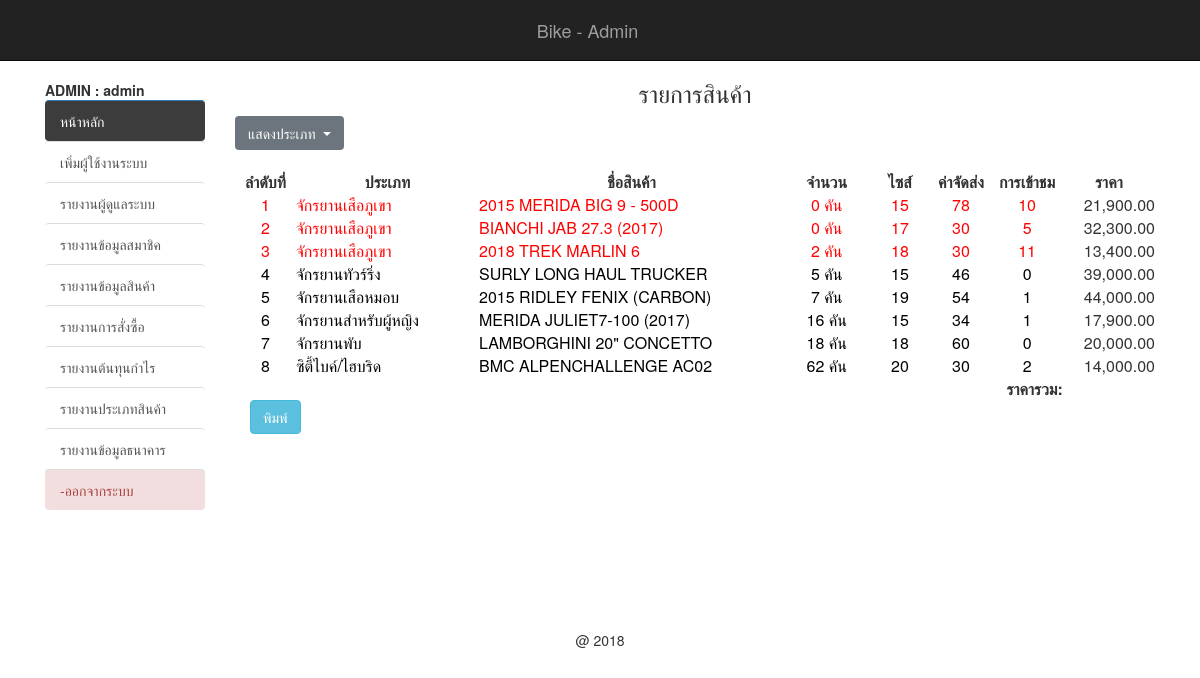
/backend/report_all_prd.php?all=all (signed in), run on an earlier commit of the app's database.
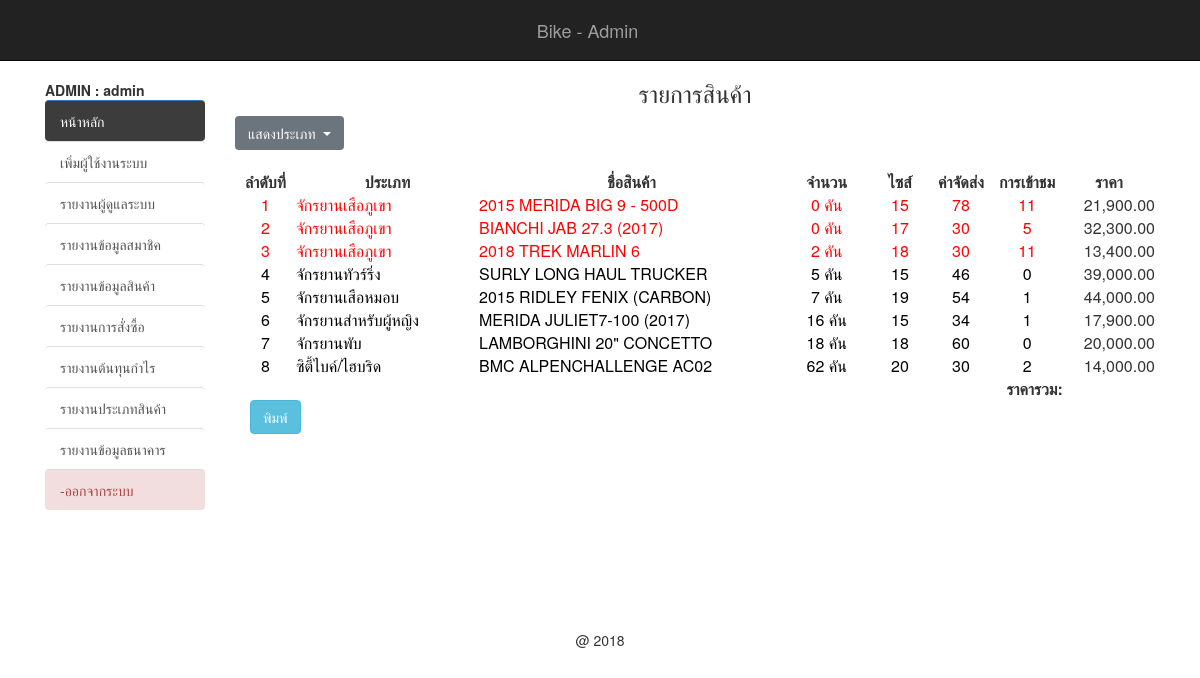
And on a later commit of the database.
### tables this page shows
CREATE TABLE `tbl_product` (
  `p_id` int(11) NOT NULL,
  `t_id` int(11) NOT NULL,
  `p_name` varchar(200) NOT NULL,
  `p_size` varchar(11) NOT NULL,
  `p_detial` text NOT NULL,
  `p_price_a` float(10,2) NOT NULL,
  `p_price` float(10,2) NOT NULL,
  `p_unit` varchar(20) NOT NULL,
  `p_img1` varchar(200) NOT NULL,
  `p_img2` varchar(100) DEFAULT NULL,
  `p_view` int(11) NOT NULL,
  `p_qty` int(11) DEFAULT NULL,
  `p_ems` int(50) NOT NULL,
  `date_save` timestamp NOT NULL DEFAULT CURRENT_TIMESTAMP
);

CREATE TABLE `tbl_type` (
  `t_id` int(11) NOT NULL,
  `t_name` varchar(100) NOT NULL
);

### backend/mm.php (called while the page is built, shortened)
<?php require_once('../Connections/condb.php'); ?>
<?php
$colname_mm = "-1";
if (isset($_SESSION['MM_admin'])) {
  $colname_mm = $_SESSION['MM_admin'];
}
$query_mm = sprintf("SELECT * FROM tbl_admin WHERE admin_user = %s", GetSQLValueString($colname_mm, "text"));
$mm = mysql_query($query_mm, $condb) or die(mysql_error());
$row_mm = mysql_fetch_assoc($mm);
?>

### backend/report_all_prd.php (the view, shortened to what this page needs)
<link rel="stylesheet" href="https://maxcdn.bootstrapcdn.com/bootstrap/4.0.0/css/bootstrap.min.css">
<?php require_once('../Connections/condb.php'); ?>
<?php
if (!function_exists("GetSQLValueString")) {
  function GetSQLValueString($theValue, $theType, $theDefinedValue = "", $theNotDefinedValue = "")
  {
    $theValue = function_exists("mysql_real_escape_string") ? mysql_real_escape_string($theValue) : mysql_escape_string($theValue);
    switch ($theType) {
      case "text":
      $theValue = ($theValue != "") ? "'" . $theValue . "'" : "NULL";
      break;
    }
    return $theValue;
  }
}
$t_id = $_GET['t_id'];
if ($_GET['all'] == 'all') {
  $query_prd = sprintf("
    SELECT * FROM tbl_product as p, tbl_type as t
    WHERE p.t_id = t.t_id and t.t_id = p.t_id order by p.p_qty asc");
}elseif ( $_GET['t_id'] <> '') {
  $query_prd = sprintf("
    SELECT * FROM tbl_product as p, tbl_type as t
    WHERE p.t_id = t.t_id and p.t_id = '$t_id' order by p.p_qty asc");
}
$prd = mysql_query($query_prd, $condb) or die(mysql_error());
$row_prd = mysql_fetch_assoc($prd);
$totalRows_prd = mysql_num_rows($prd);
?>
<!DOCTYPE html>
<html lang="en">
<head>
  <?php include('h.php');?>
  <?php include('datatable.php');?>
</head>
<body>
  <div class="container">
    <div class="row">
     <?php include('banner.php');?>
   </div>
   <div class="row">
     <div class="col-md-2">
      <br>
      <?php include('menu.php');?>
    </div>
    <div class="col-md-10">
    <h3 align="center"> รายการสินค้า  </h3>
    <div class="dropdown" id="hp">
      <button class="btn btn-secondary dropdown-toggle" type="button" id="dropdownMenuButton" data-toggle="dropdown" aria-haspopup="true" aria-expanded="false">
        แสดงประเภท
      </button>
    </div>
    <br>
    <table width="100%" border="0" cellspacing="0" class="display" id="example3">
      <thead>
        <tr>
          <th width="5%">ลำดับที่</th>
          <th width="15%">ประเภท</th>
          <th width="25%">ชื่อสินค้า</th>
          <th width="7%">จำนวน</th>
          <th width="5%">ไซส์</th>
          <th width="5%">ค่าจัดส่ง</th>
          <th width="5%">การเข้าชม</th>
          <th width="7%">ราคา</th>
        </tr>
      </thead>
      <tbody>
        <?php if($totalRows_prd>0){?>
          <?php
          $i = 1;
          do { ?>
            <?php
            $c = 'black';
            if ($row_prd['p_qty'] < 4):
             $c = 'red';
           endif ?>
           <tr>
            <td align="center" valign="top">
              <font color="<?php echo $c; ?>"><?php echo $i; ?></font></td>
              <td valign="top">
                <font color="<?php echo $c; ?>"><?php echo $row_prd['t_name']; ?></font></td>
                <td valign="top">
                  <font color="<?php echo $c; ?>"><?php echo $row_prd['p_name']; ?></font>
                </td>
                <td align="center" valign="top">
                  <font color="<?php echo $c; ?>">
                   <?php echo $row_prd['p_qty']; ?></font>
                   <font color="<?php echo $c; ?>">
                     <?php echo $row_prd['p_unit'];?></font>
                   </td>
                   <td align="center" valign="top">
                    <font color="<?php echo $c; ?>">
                      <?php echo $row_prd['p_size'];?></font>
                    </td>
                    <td align="center" valign="top">
                      <font color="<?php echo $c; ?>">
                        <?php echo $row_prd['p_ems'];?></font>
                      </td>
                      <td align="center" valign="top">
                        <font color="<?php echo $c; ?>">
                          <?php echo $row_prd['p_view'];?></font>
                        </td>
                        <td align="right" valign="top">
                            <?php echo number_format($row_prd['p_price'],2); ?></td>
                          </tr>
                          <?php
                          $i += 1;
                        } while ($row_prd = mysql_fetch_assoc($prd)); ?>
                      <?php } ?>
                    </tbody>
                    <tfoot>
                      <tr>
                        <th></th>
                        <th></th>
                        <th></th>
                        <th></th>
                        <th></th>
                        <th></th>
                        <th style="text-align:right">ราคารวม:</th>
                        <th></th>
                      </tr>
                    </tfoot>
                  </table>
                  <div class="col-md-2">
                    <input type="button" name="search" id="hp" value="พิมพ์" onclick="print()" class="btn btn-info" />
                  </div>
                </div>
              </div>
            </div>
          </body>
          </html>
          <?php include('f.php');?>

### backend/h.php (shortened to what this page needs)
<link href="../css/bootstrap.min.css" rel="stylesheet">
<link href="../css/style.css" rel="stylesheet">

### backend/datatable.php (shortened to what this page needs)
<link rel="stylesheet" type="text/css" href="https://cdn.datatables.net/1.10.19/css/jquery.dataTables.min.css">
<link rel="stylesheet" type="text/css" href="https://cdn.datatables.net/buttons/1.5.2/css/buttons.dataTables.min.css">
<link rel="stylesheet" href="https://cdnjs.cloudflare.com/ajax/libs/bootstrap-datepicker/1.6.4/css/bootstrap-datepicker.css" />

### backend/banner.php
<nav class="navbar navbar-inverse navbar-fixed-top">
  <div class="container">
    <a class="navbar-brand" href="index.php">Bike - Admin</a>
  </div>
</nav>
<br>
<br>
<br>

### backend/menu.php (shortened to what this page needs)
<?php include('mm.php');?>
<b id="hp">  ADMIN : <?php echo $row_mm['admin_name'];?></b>
<br />
<ul class="list-group list-group-flush" id="hp">
	<il><a href="index.php" class="list-group-item active"  style="background-color: #3c3c3c">หน้าหลัก</a></il>
	<?php
	if ($row_mm['status'] == 'admin') { ?>
		<il><a href="adduser_admin.php" class="list-group-item">เพิ่มผู้ใช้งานระบบ</a></il>
		<il><a href="list_admin.php" class="list-group-item">รายงานผู้ดูแลระบบ</a></il>
		<il><a href="list_member.php" class="list-group-item">รายงานข้อมูลสมาชิค</a></il>
		<il><a href="report_all_prd.php?all=all" class="list-group-item">รายงานข้อมูลสินค้า</a></il>
		<il><a href="report_all_order.php" class="list-group-item">รายงานการสั่งซื้อ</a></il>
		<il><a href="report_best.php" class="list-group-item">รายงานต้นทุนกำไร</a></il>
		<il><a href="report_all_type.php" class="list-group-item">รายงานประเภทสินค้า</a></il>
		<il><a href="report_all_bank.php" class="list-group-item">รายงานข้อมูลธนาคาร</a></il>
		<il><a href="logout_admin.php" class="list-group-item list-group-item-danger">-ออกจากระบบ</a></il>
<?php } ?>
</ul>

### backend/f.php (shortened to what this page needs)
<p align="center" style="padding-top:100px">
@ 2018
</p>

### css/style.css (style rules this page uses)
th { text-align:center; }

### backend/report_all_prd.php (style rules this page uses)
th { white-space: nowrap; }

What changed in the data, as far as the page shows it:
changed tbl_product "2015 MERIDA BIG 9 - 500D": p_view "10" → "11"
